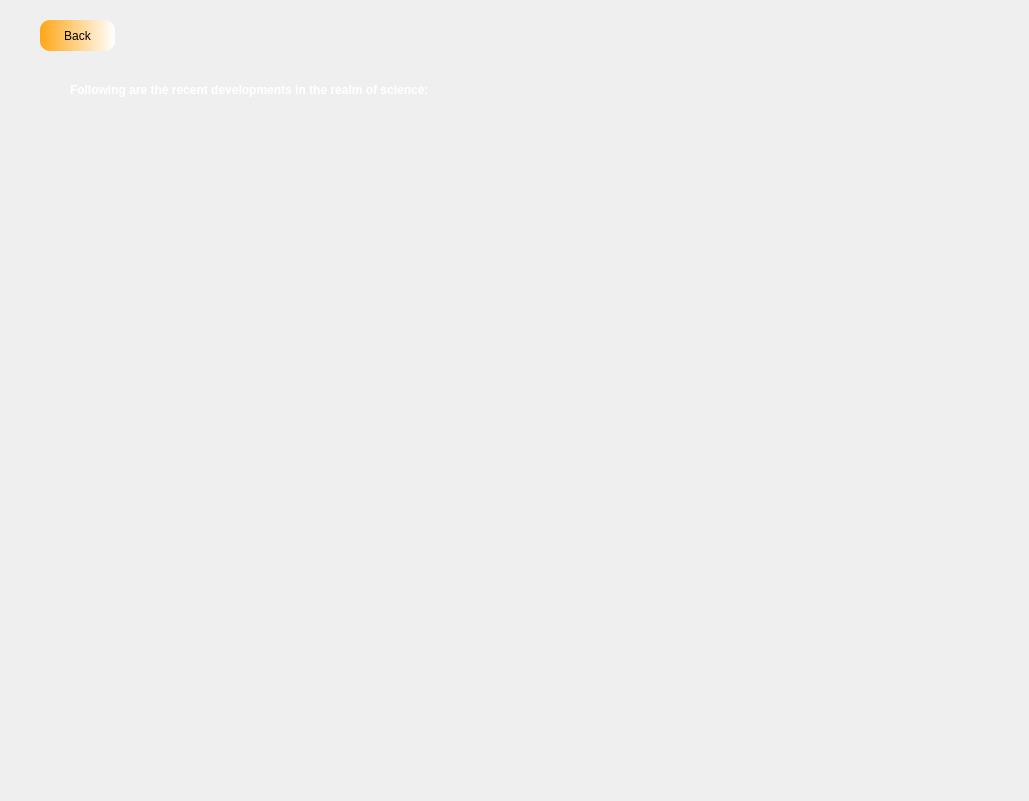
<?xml version="1.0" encoding="UTF-8"?>
<ui version="4.0">
 <class>MainWindow</class>
 <widget class="QMainWindow" name="MainWindow">
  <property name="geometry">
   <rect>
    <x>0</x>
    <y>0</y>
    <width>1029</width>
    <height>801</height>
   </rect>
  </property>
  <property name="windowTitle">
   <string>MainWindow</string>
  </property>
  <widget class="QWidget" name="centralwidget">
   <widget class="QLabel" name="label">
    <property name="geometry">
     <rect>
      <x>-4</x>
      <y>-8</y>
      <width>1031</width>
      <height>811</height>
     </rect>
    </property>
    <property name="styleSheet">
     <string notr="true"/>
    </property>
    <property name="text">
     <string/>
    </property>
    <property name="pixmap">
     <pixmap resource="redtriangles.qrc">:/newPrefix/kobby-mendez-d0oYF8hm4GI-unsplash.jpg</pixmap>
    </property>
    <property name="scaledContents">
     <bool>true</bool>
    </property>
   </widget>
   <widget class="QLabel" name="label_2">
    <property name="geometry">
     <rect>
      <x>70</x>
      <y>-20</y>
      <width>1001</width>
      <height>221</height>
     </rect>
    </property>
    <property name="styleSheet">
     <string notr="true">font: 22pt &quot;Papyrus&quot;;
color: rgb(255, 255, 255);
</string>
    </property>
    <property name="text">
     <string>&lt;html&gt;&lt;head/&gt;&lt;body&gt;&lt;p&gt;&lt;span style=&quot; font-weight:600;&quot;&gt;Following are the recent developments in the realm of science: &lt;/span&gt;&lt;/p&gt;&lt;/body&gt;&lt;/html&gt;</string>
    </property>
    <property name="wordWrap">
     <bool>false</bool>
    </property>
    <property name="openExternalLinks">
     <bool>true</bool>
    </property>
   </widget>
   <widget class="QScrollArea" name="scrollArea">
    <property name="geometry">
     <rect>
      <x>69</x>
      <y>129</y>
      <width>891</width>
      <height>651</height>
     </rect>
    </property>
    <property name="minimumSize">
     <size>
      <width>891</width>
      <height>651</height>
     </size>
    </property>
    <property name="styleSheet">
     <string notr="true">background-color: rgba(0, 0, 0, 0);</string>
    </property>
    <property name="widgetResizable">
     <bool>true</bool>
    </property>
    <widget class="QWidget" name="scrollAreaWidgetContents">
     <property name="geometry">
      <rect>
       <x>0</x>
       <y>0</y>
       <width>889</width>
       <height>649</height>
      </rect>
     </property>
     <layout class="QGridLayout" name="gridLayout">
      <item row="0" column="0">
       <widget class="QWidget" name="widget" native="true"/>
      </item>
     </layout>
    </widget>
   </widget>
   <widget class="QPushButton" name="back">
    <property name="geometry">
     <rect>
      <x>40</x>
      <y>20</y>
      <width>75</width>
      <height>31</height>
     </rect>
    </property>
    <property name="styleSheet">
     <string notr="true">QPushButton{
border-radius:10px;
font: 75 10pt &quot;Arial&quot;;
background-color: qlineargradient(spread:pad, x1:0, y1:0, x2:1, y2:0, stop:0 rgba(255, 166, 23, 255), stop:1 rgba(255, 255, 255, 255));}
QPushButton:Hover{
border-radius:10px;
font: 75 12pt &quot;Arial&quot;;
background-color: qlineargradient(spread:pad, x1:0, y1:0, x2:1, y2:0, stop:0 rgba(255, 255, 255, 255), stop:1 rgba(255, 166, 23, 255));}</string>
    </property>
    <property name="text">
     <string>Back</string>
    </property>
   </widget>
  </widget>
 </widget>
 <resources>
  <include location="redtriangles.qrc"/>
 </resources>
 <connections/>
</ui>
